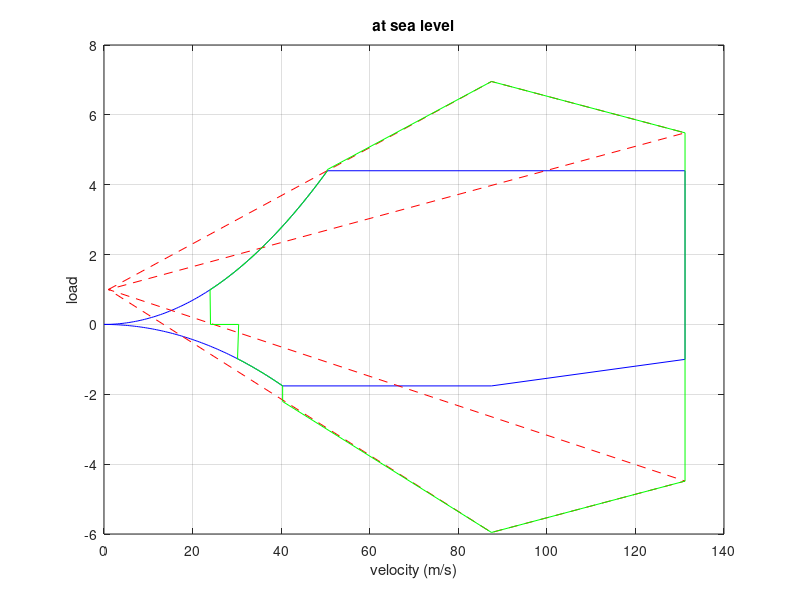
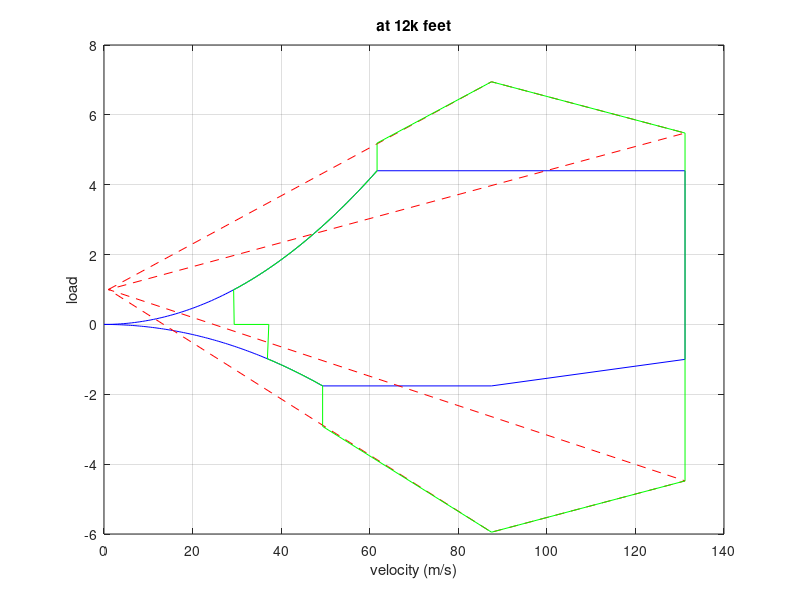

The MATLAB script that drew these images, in order:
CL_pmax_12k =  1.5969;
CL_nmax_12k = -0.9965;
CL_pmax_sea = 1.6588;
CL_nmax_sea = -1.0372;

 rho_sea = 1.2251;  % [kg/m^3]
 rho_12k = 0.8514;  % [kg/m^3]
 b = 37*3.0480e-01;       %[m]
 w = (2000/2.2)*9.81;   %[N]
 c = 4.41667*3.0480e-01;  %[m]
 s = b*c;
 
Vsp_sea = sqrt(2*w/(rho_sea*CL_pmax_sea*s));
Vsn_sea = sqrt(-2*w/(rho_sea*CL_nmax_sea*s));
Vsp_12k = sqrt(2*w/(rho_12k*CL_pmax_12k*s));
Vsn_12k = sqrt(-2*w/(rho_12k*CL_nmax_12k*s));

vn_points = [50.4361, 4.4;...
                87.5, 6.9559;...
                131.2, 5.4849;...
                131.2, -4.4849;...
                87.5, -5.9559;...
                40.3401, -1.76;...
                61.6608, 4.4;...
                87.5, 6.9477;...% to do
                131.2, 5.4795;... % to do
                131.2, -4.4795;...% to do
                87.5, -5.9477;...% to do
                49.3673, -1.76];
            
 V_1sea = linspace(0,vn_points(1,1),100);
 V_112k = linspace(0,vn_points(7,1),100);
 V_6sea = linspace(0,vn_points(6,1),100);
 V_612k = linspace(0,vn_points(12,1),100);
 % find indicies of stall angle
 i1sea = find(abs(V_1sea - Vsp_sea)<.4);
 i6sea = find(abs(V_6sea - Vsn_sea)<.4);
 i112k = find(abs(V_112k - Vsp_12k)<.4);
 i612k = find(abs(V_612k - Vsn_12k)<.4);
 
 n1_sea = (0.5*rho_sea.*V_1sea.^2)*s*CL_pmax_sea/(w);
 n2_sea = [4.4 4.4 -1 -1.76 -1.76];
 n6_sea = (0.5*rho_sea.*V_6sea.^2)*s*CL_nmax_sea/w;
 V_2sea = [vn_points(1,1) 131.2 131.2 87.5 vn_points(6,1)];
 
 
 n1_12k = (0.5*rho_12k.*V_112k.^2)*s*CL_pmax_12k/w;
 n2_12k = [4.4 4.4 -1 -1.76 -1.76];
 n6_12k = (0.5*rho_12k.*V_612k.^2)*CL_nmax_12k*s/w;
 V_212k = [vn_points(7,1) 131.2 131.2 87.5 vn_points(12,1)];
 
 n_gust_sea = [1 vn_points(2,2) vn_points(3,2) 1 vn_points(4,2) vn_points(5,2) 1];
 v_gust_sea = [1 vn_points(2,1) vn_points(3,1) 1 vn_points(4,1) vn_points(5,1) 1];
 n_gust_12k = [1 vn_points(8,2) vn_points(9,2) 1 vn_points(10,2) vn_points(11,2) 1];
 v_gust_12k = [1 vn_points(8,1) vn_points(9,1) 1 vn_points(10,1) vn_points(11,1) 1];
 
 % envelope points sea level
 n1_envelope_sea = [0,n1_sea(i1sea:length(n1_sea)), ((vn_points(2,2)-1)*(vn_points(1,1)/vn_points(2,1)) + 1),...
                    vn_points(2,2),vn_points(3,2),vn_points(4,2),vn_points(5,2),((vn_points(5,2) - 1)*(vn_points(6,1)/vn_points(5,1))+1)];
 n2_envelope_sea = [0,0,n6_sea(i6sea:length(n6_sea)) ((vn_points(5,2) - 1)*(vn_points(6,1)/vn_points(5,1))+1)];
 v1_envelope_sea = [Vsp_sea,V_1sea(i1sea:length(V_1sea)),V_1sea(length(V_1sea)),...
                    vn_points(2,1),vn_points(3,1),vn_points(4,1),vn_points(5,1),vn_points(6,1)];
 v2_envelope_sea = [Vsp_sea,Vsn_sea,V_6sea(i6sea:length(V_6sea)) vn_points(6,1)];
 % envelope points 12k
  n1_envelope_12k = [0,n1_12k(i112k:length(n1_12k)), ((vn_points(8,2)-1)*(vn_points(7,1)/vn_points(8,1)) + 1),...
                    vn_points(8,2),vn_points(9,2),vn_points(10,2),vn_points(11,2),((vn_points(11,2) - 1)*(vn_points(12,1)/vn_points(11,1))+1)];
 n2_envelope_12k = [0,0,n6_12k(i612k:length(n6_12k)) ((vn_points(11,2) - 1)*(vn_points(12,1)/vn_points(11,1))+1)];
 v1_envelope_12k = [Vsp_12k,V_112k(i112k:length(V_112k)),V_112k(length(V_112k)),...
                    vn_points(8,1),vn_points(9,1),vn_points(10,1),vn_points(11,1),vn_points(12,1)];
 v2_envelope_12k = [Vsp_12k,Vsn_12k,V_612k(i612k:length(V_612k)) vn_points(12,1)];
 
 plot(V_1sea,n1_sea,'b',V_2sea,n2_sea,'b',V_6sea,n6_sea,'b')
 hold on
 plot(v_gust_sea,n_gust_sea,'r--')
hold on
plot(v1_envelope_sea,n1_envelope_sea,'g',v2_envelope_sea,n2_envelope_sea,'g')
 grid on
xlabel('velocity (m/s)')
ylabel('load')
title('at sea level')
 figure (2)

 plot(V_112k,n1_12k,'b',V_212k,n2_12k,'b',V_612k,n6_12k,'b')
  hold on
 plot(v_gust_12k,n_gust_12k,'r--')
 hold on
 plot(v1_envelope_12k,n1_envelope_12k,'g',v2_envelope_12k,n2_envelope_12k,'g')
 grid on
 xlabel('velocity (m/s)')
ylabel('load')
title('at 12k feet')

            